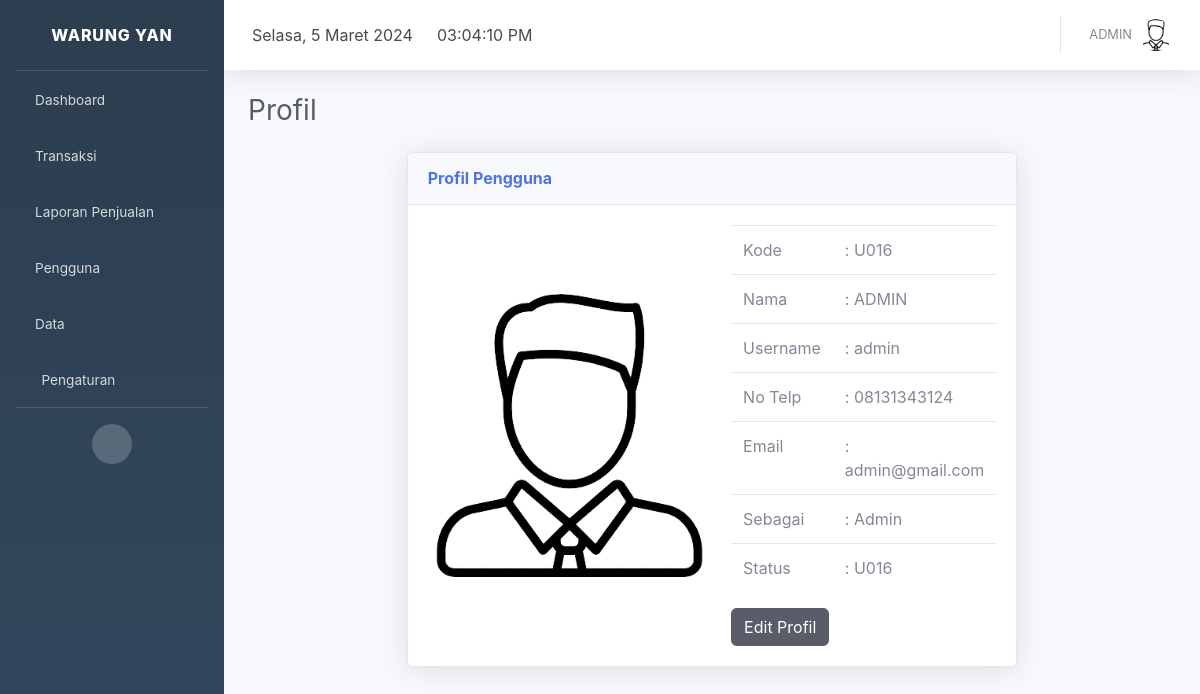
Page /index.php?page=profil (signed in) on the committed database.
### tables this page shows
CREATE TABLE `profil_aplikasi` (
  `id` int(11) NOT NULL,
  `nama_aplikasi` varchar(30) NOT NULL,
  `alamat` varchar(100) NOT NULL,
  `no_telp` char(14) NOT NULL,
  `logo` varchar(100) NOT NULL
);

CREATE TABLE `pengguna` (
  `id_pengguna` int(11) NOT NULL,
  `kode_pengguna` char(9) NOT NULL,
  `nama_pengguna` varchar(50) NOT NULL,
  `email` varchar(35) NOT NULL,
  `no_telp` char(14) NOT NULL,
  `foto` varchar(100) NOT NULL,
  `username` varchar(50) NOT NULL,
  `password` varchar(500) NOT NULL,
  `level` varchar(10) NOT NULL,
  `status` int(11) NOT NULL
);

### page/profil/index.php (the view, shortened to what this page needs)
<div class="container-fluid">
    <div class="d-sm-flex align-items-center justify-content-between mb-4">
        <h1 class="h3 mb-0 text-gray-800">Profil</h1>
    </div>
    <div class="row">
    <div class="col-xl-8 col-lg-7 mx-auto">
            <div class="card shadow mb-4">
                <div class="card-header py-3 d-flex flex-row align-items-center justify-content-between">
                    <h6 class="m-0 font-weight-bold text-primary">Profil Pengguna</h6>
                </div>
                <?php
                include 'config/database.php';
                $id_pengguna = $_SESSION["id_pengguna"];
                $sql = "select * from pengguna where id_pengguna=$id_pengguna limit 1";
                $hasil = mysqli_query($kon, $sql);
                $data = mysqli_fetch_array($hasil);
                ?>
                <div class="card-body d-flex flex-row align-items-center">
                <div style="margin-right: 20px;">
                    <img class="card-img-top" src="page/pengguna/foto/<?php echo $data['foto']; ?>" alt="Card image">
                </div>
                <div>
                    <table class="table">
                        <tbody>
                            <tr>
                                <td>Kode</td>
                                <td width="80%">: <?php echo $data['kode_pengguna']; ?></td>
                            </tr>
                            <tr>
                                <td>Nama</td>
                                <td width="80%">: <?php echo $data['nama_pengguna']; ?></td>
                            </tr>
                            <tr>
                                <td>Username</td>
                                <td width="80%">: <?php echo $data['username']; ?></td>
                            </tr>
                            <tr>
                                <td>No Telp</td>
                                <td width="80%">: <?php echo $data['no_telp']; ?></td>
                            </tr>
                            <tr>
                                <td>Email</td>
                                <td width="80%">: <?php echo $data['email']; ?></td>
                            </tr>
                            <tr>
                                <td>Sebagai</td>
                                <td width="80%">: <?php echo $data['level']; ?></td>
                            </tr>
                            <tr>
                                <td>Status</td>
                                <td width="80%">: <?php echo $data['kode_pengguna']; ?></td>
                            </tr>
                        </tbody>
                    </table>
                    <button type="button" class="btn btn-dark" data-toggle="modal" data-target="#ubah_profil">Edit Profil</button>
                </div>
            </div>
        </div>
    </div>
</div>

### index.php (shortened to what this page needs)
<?php
include 'config/database.php';
$hasil = mysqli_query($kon, "select * from profil_aplikasi order by nama_aplikasi desc limit 1");
$data = mysqli_fetch_array($hasil);
?>
<!DOCTYPE html>
<html lang="en">
<head>
  <link href="assets/vendor/fontawesome-free/css/all.min.css" rel="stylesheet" type="text/css">
  <link href="assets/font/font.css" rel="stylesheet">
  <link href="assets/css/sb-admin-2.min.css" rel="stylesheet">
  <link href="assets/vendor/datatables/dataTables.bootstrap4.min.css" rel="stylesheet">
  <link rel="stylesheet" href="assets/plugin/datepicker/css/datepicker.css">
</head>
<body>
  <div id="wrapper">
    <ul class="navbar-nav sidebar sidebar-dark accordion" id="accordionSidebar" style="background-image: linear-gradient(180deg, #2c3e50 10%, #34495e 100%);">
      <a class="sidebar-brand d-flex align-items-center justify-content-center" href="index.php?page=dashboard">
        <div class="sidebar-brand-text mx-3"><?php echo $data['nama_aplikasi']; ?></div>
      </a>
      <hr class="sidebar-divider my-0">
      <li class="nav-item">
        <a class="nav-link" href="index.php?page=dashboard">
          <i class="fas fa-home"></i>
          <span>Dashboard</span></a>
      </li>
      <li class="nav-item">
        <a class="nav-link collapsed" href="#" data-toggle="collapse" data-target="#transaksi" aria-expanded="true" aria-controls="collapseTwo">
          <i class="fas fa-shopping-cart"></i>
          <span>Transaksi</span>
        </a>
      </li>
      <?php if ($_SESSION["level"] == "Admin" || $_SESSION["level"] == "Manajer") : ?>
        <li class="nav-item">
          <a class="nav-link collapsed" href="#" data-toggle="collapse" data-target="#laporan" aria-expanded="true" aria-controls="collapseTwo">
            <i class="fas fa-book"></i>
            <span>Laporan Penjualan</span>
          </a>
        </li>
      <?php endif; ?>
      <?php if ($_SESSION["level"] == "Admin") : ?>
        <li class="nav-item">
          <a class="nav-link collapsed" href="#" data-toggle="collapse" data-target="#pengguna" aria-expanded="true" aria-controls="collapseTwo">
            <i class="fas fa-users"></i>
            <span>Pengguna</span>
          </a>
        </li>
        <li class="nav-item">
          <a class="nav-link collapsed" href="#" data-toggle="collapse" data-target="#master_data" aria-expanded="true" aria-controls="collapseTwo">
            <i class="fas fa-database"></i>
            <span>Data</span>
          </a>
        </li>
      <?php endif; ?>
      <?php if ($_SESSION["level"] == "Admin") : ?>
<li class="nav-item">
          <a class="nav-link collapsed" href="#" data-toggle="collapse" data-target="#pengaturan" aria-expanded="true" aria-controls="collapseTwo">
            <i class="fas fa-fw fa-cog"></i>
            <span>Pengaturan</span>
          </a>
        </li>
      <?php endif; ?>
      <hr class="sidebar-divider d-none d-md-block">
      <div class="text-center d-none d-md-inline">
        <button class="rounded-circle border-0" id="sidebarToggle"></button>
      </div>
    </ul>
    <div id="content-wrapper" class="d-flex flex-column">
      <div id="content">
        <nav class="navbar navbar-expand navbar-light bg-white topbar mb-4 static-top shadow">
          <div class="top-navbar d-none d-xl-block">
            <ul class="navbar-nav align-items-center">
              <li class="nav-item">
                <a class="nav-link">
                  <div id="date">
                  </div>
                </a>
              </li>
            </ul>
          </div>
          <div class="top-navbar d-none d-xl-block">
            <ul class="navbar-nav align-items-center">
              <li class="nav-item">
                <a class="nav-link">
                  <div id="clock">
                  </div>
                </a>
              </li>
            </ul>
          </div>
          <ul class="navbar-nav ml-auto">
            <?php
            include 'config/database.php';
            $id_pengguna = $_SESSION["id_pengguna"];
            $hasil = mysqli_query($kon, "select nama_pengguna,foto from pengguna where id_pengguna=$id_pengguna");
            $row = mysqli_fetch_array($hasil);
            ?>
            <li class="nav-item dropdown no-arrow">
              <a class="nav-link dropdown-toggle" href="#" id="userDropdown" role="button" data-toggle="dropdown" aria-haspopup="true" aria-expanded="false">
                <span class="mr-2 d-none d-lg-inline text-gray-600 small"><?php echo $row["nama_pengguna"]; ?></span>
                <img class="img-profile rounded-circle" src="page/pengguna/foto/<?php echo $row["foto"]; ?>">
              </a>
            </li>
          </ul>
        </nav>
        <?php
        if (isset($_GET['page'])) {
          $page = $_GET['page'];
          switch ($page) {
            case 'profil':
              include "page/profil/index.php";
              break;
          }
        }
        ?>
      </div>
    </div>
  </div>
  <link href="assets/plugin/select2/select2.min.css" rel="stylesheet" />
</body>
</html>

### rows in the picture
profil_aplikasi: nama_aplikasi "WARUNG YAN"
pengguna: nama_pengguna "ADMIN", foto (picture), kode_pengguna "U016", username "admin", no_telp "08131343124", email "admin@gmail.com", level "Admin"
